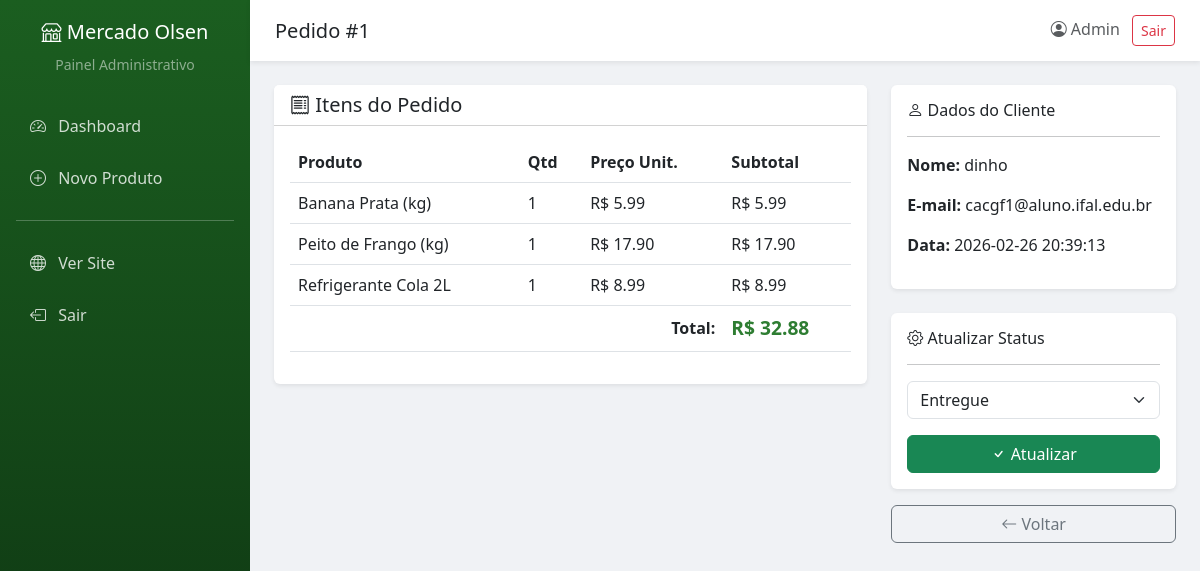
Page /admin/pedido/1 (signed in) on the committed database.
### tables this page shows
CREATE TABLE pedidos (
            id INTEGER PRIMARY KEY AUTOINCREMENT,
            cliente_id INTEGER,
            total REAL NOT NULL,
            status TEXT NOT NULL DEFAULT 'pendente',
            criado_em TIMESTAMP DEFAULT CURRENT_TIMESTAMP,
            FOREIGN KEY (cliente_id) REFERENCES clientes(id)
        );

CREATE TABLE itens_pedido (
            id INTEGER PRIMARY KEY AUTOINCREMENT,
            pedido_id INTEGER NOT NULL,
            produto_id INTEGER NOT NULL,
            quantidade INTEGER NOT NULL,
            preco_unitario REAL NOT NULL,
            FOREIGN KEY (pedido_id) REFERENCES pedidos(id),
            FOREIGN KEY (produto_id) REFERENCES produtos(id)
        );

CREATE TABLE produtos (
            id INTEGER PRIMARY KEY AUTOINCREMENT,
            nome TEXT NOT NULL,
            descricao TEXT,
            preco REAL NOT NULL,
            estoque INTEGER NOT NULL DEFAULT 0,
            imagem_url TEXT,
            categoria_id INTEGER,
            ativo INTEGER NOT NULL DEFAULT 1,
            criado_em TIMESTAMP DEFAULT CURRENT_TIMESTAMP,
            FOREIGN KEY (categoria_id) REFERENCES categorias(id)
        );

CREATE TABLE clientes (
            id INTEGER PRIMARY KEY AUTOINCREMENT,
            nome TEXT NOT NULL,
            email TEXT NOT NULL UNIQUE,
            senha TEXT NOT NULL,
            telefone TEXT,
            endereco TEXT,
            criado_em TIMESTAMP DEFAULT CURRENT_TIMESTAMP
        );

### app.py (the view)
@app.route("/admin/pedido/<int:pedido_id>")
def admin_pedido_detalhe(pedido_id):
    if not session.get("admin"):
        return redirect(url_for("admin_login"))
    pedido, itens = obter_pedido_detalhes(pedido_id)
    return render_template("admin/pedido_detalhe.html", pedido=pedido, itens=itens)

### app.py (called while the page is built)
@app.context_processor
def carrinho_info():
    carrinho = session.get("carrinho", {})
    return {"carrinho_qtd": sum(carrinho.values()) if carrinho else 0}

### models.py (called while the page is built)
def get_db():
    conn = sqlite3.connect(DB_PATH)
    conn.row_factory = sqlite3.Row
    conn.execute("PRAGMA foreign_keys = ON")
    return conn

def obter_pedido_detalhes(pedido_id):
    conn = get_db()
    pedido = conn.execute("""
        SELECT p.*, c.nome as cliente_nome, c.email as cliente_email
        FROM pedidos p
        LEFT JOIN clientes c ON p.cliente_id = c.id
        WHERE p.id = ?
    """, (pedido_id,)).fetchone()
    itens = conn.execute("""
        SELECT ip.*, pr.nome as produto_nome
        FROM itens_pedido ip
        JOIN produtos pr ON ip.produto_id = pr.id
        WHERE ip.pedido_id = ?
    """, (pedido_id,)).fetchall()
    conn.close()
    return pedido, itens

### templates/admin/pedido_detalhe.html (shortened to what this page needs)
{% extends "admin/base_admin.html" %}
{% block page_title %}Pedido #{{ pedido.id }}{% endblock %}
{% block admin_content %}
<div class="row">
    <div class="col-lg-8">
        <div class="card border-0 shadow-sm mb-4">
            <div class="card-header bg-white">
                <h5 class="mb-0"><i class="bi bi-receipt"></i> Itens do Pedido</h5>
            </div>
            <div class="card-body">
                <table class="table align-middle">
                    <thead>
                        <tr>
                            <th>Produto</th>
                            <th>Qtd</th>
                            <th>Preço Unit.</th>
                            <th>Subtotal</th>
                        </tr>
                    </thead>
                    <tbody>
                        {% for item in itens %}
                        <tr>
                            <td>{{ item.produto_nome }}</td>
                            <td>{{ item.quantidade }}</td>
                            <td>R$ {{ "%.2f"|format(item.preco_unitario) }}</td>
                            <td>R$ {{ "%.2f"|format(item.preco_unitario * item.quantidade) }}</td>
                        </tr>
                        {% endfor %}
                    </tbody>
                    <tfoot>
                        <tr>
                            <td colspan="3" class="text-end"><strong>Total:</strong></td>
                            <td><strong style="color: #2e7d32; font-size: 1.2rem;">R$ {{ "%.2f"|format(pedido.total) }}</strong></td>
                        </tr>
                    </tfoot>
                </table>
            </div>
        </div>
    </div>
    <div class="col-lg-4">
        <div class="card border-0 shadow-sm mb-4">
            <div class="card-body">
                <h6><i class="bi bi-person"></i> Dados do Cliente</h6>
                <hr>
                <p><strong>Nome:</strong> {{ pedido.cliente_nome }}</p>
                <p><strong>E-mail:</strong> {{ pedido.cliente_email }}</p>
                <p><strong>Data:</strong> {{ pedido.criado_em }}</p>
            </div>
        </div>
        <div class="card border-0 shadow-sm">
            <div class="card-body">
                <h6><i class="bi bi-gear"></i> Atualizar Status</h6>
                <hr>
                <form action="{{ url_for('admin_atualizar_status', pedido_id=pedido.id) }}" method="POST">
                    <select name="status" class="form-select mb-3">
                        <option value="entregue" {{ 'selected' if pedido.status == 'entregue' }}>Entregue</option>
                    </select>
                    <button type="submit" class="btn btn-success w-100">
                        <i class="bi bi-check"></i> Atualizar
                    </button>
                </form>
            </div>
        </div>
        <a href="{{ url_for('admin_dashboard') }}" class="btn btn-outline-secondary mt-3 w-100">
            <i class="bi bi-arrow-left"></i> Voltar
        </a>
    </div>
</div>
{% endblock %}

### templates/admin/base_admin.html (style rules this page uses)
:root { --cor-admin: #1b5e20; --cor-admin-light: #2e7d32; }
body { background-color: #f0f2f5; }

### rows in the picture
pedidos: id "1", total "32.88", criado_em "2026-02-26 20:39:13"
itens_pedido: produto_nome "Banana Prata (kg)", quantidade "1", preco_unitario "5.99", item.preco_unitario*item.quantidade "5.99"
itens_pedido: produto_nome "Peito de Frango (kg)", quantidade "1", preco_unitario "17.90", item.preco_unitario*item.quantidade "17.90"
itens_pedido: produto_nome "Refrigerante Cola 2L", quantidade "1", preco_unitario "8.99", item.preco_unitario*item.quantidade "8.99"
clientes: cliente_nome "dinho", cliente_email "cacgf1@aluno.ifal.edu.br"
